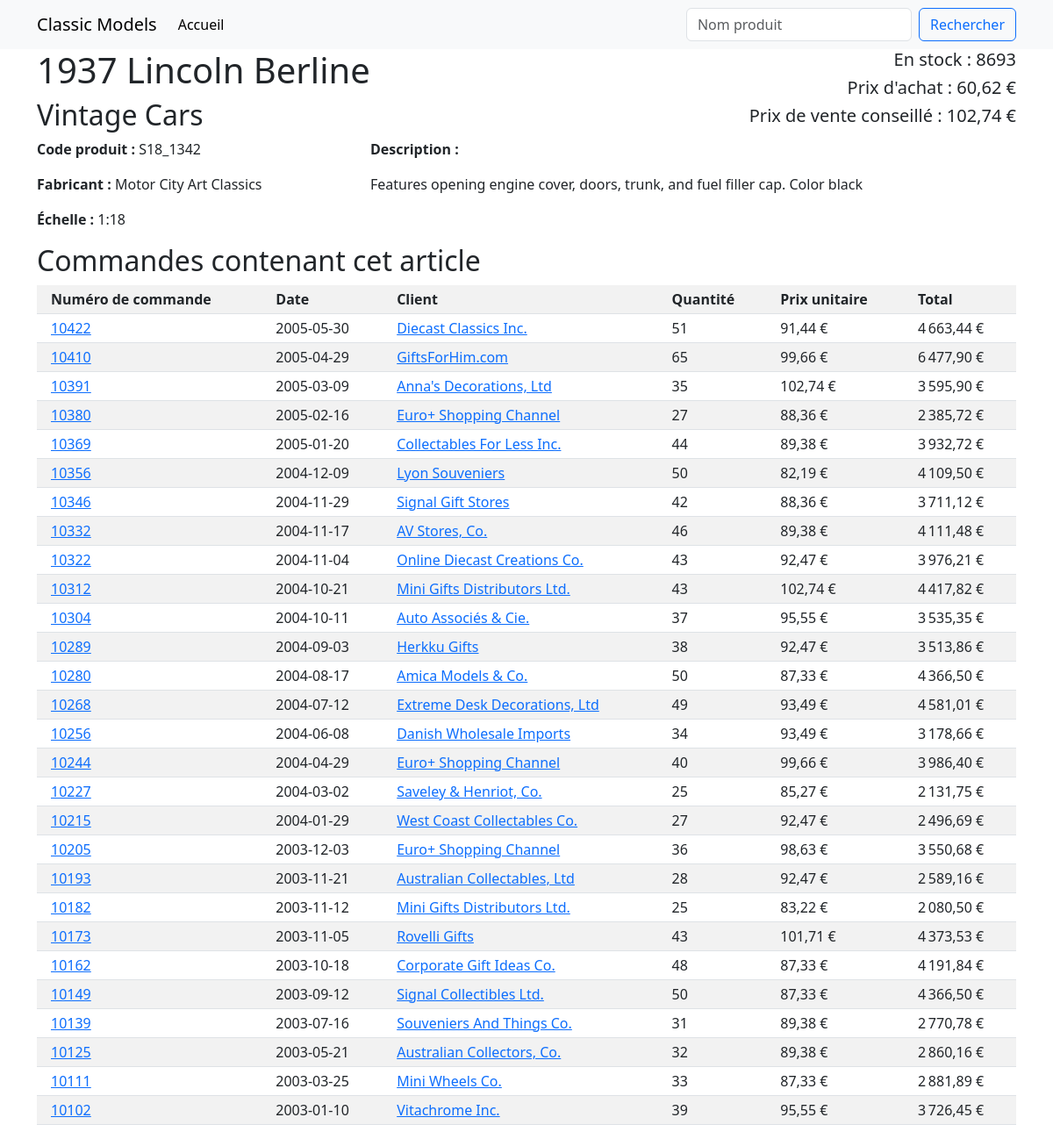
/SQL-classic-models-v2-/product.php?id=S18_1342, run on the app's committed database.
### tables this page shows
CREATE TABLE `products` (
  `productCode` varchar(15) NOT NULL,
  `productName` varchar(70) NOT NULL,
  `productLine` varchar(50) NOT NULL,
  `productScale` varchar(10) NOT NULL,
  `productVendor` varchar(50) NOT NULL,
  `productDescription` text NOT NULL,
  `quantityInStock` smallint(6) NOT NULL,
  `buyPrice` double NOT NULL,
  `MSRP` double NOT NULL
);

CREATE TABLE `orders` (
  `orderNumber` int(11) NOT NULL,
  `orderDate` date NOT NULL,
  `requiredDate` date NOT NULL,
  `shippedDate` date DEFAULT NULL,
  `status` varchar(15) NOT NULL,
  `comments` text,
  `customerNumber` int(11) NOT NULL
);

CREATE TABLE `customers` (
  `customerNumber` int(11) NOT NULL,
  `customerName` varchar(50) NOT NULL,
  `contactLastName` varchar(50) NOT NULL,
  `contactFirstName` varchar(50) NOT NULL,
  `phone` varchar(50) NOT NULL,
  `addressLine1` varchar(50) NOT NULL,
  `addressLine2` varchar(50) DEFAULT NULL,
  `city` varchar(50) NOT NULL,
  `state` varchar(50) DEFAULT NULL,
  `postalCode` varchar(15) DEFAULT NULL,
  `country` varchar(50) NOT NULL,
  `salesRepEmployeeNumber` int(11) DEFAULT NULL,
  `creditLimit` double DEFAULT NULL
);

CREATE TABLE `orderdetails` (
  `orderNumber` int(11) NOT NULL,
  `productCode` varchar(15) NOT NULL,
  `quantityOrdered` int(11) NOT NULL,
  `priceEach` double NOT NULL,
  `orderLineNumber` smallint(6) NOT NULL
);

### SQL-classic-models-v2-/product.php (called while the page is built, shortened)
<?php
require_once './lib/format.php';
require_once './model/products.php';
require_once './model/orders.php';
if (isset($_GET['id'])) {
    $id = $_GET['id'];
} else {
    redirect('index.php');
}
$product = getProduct($id);
$orders = getOrdersByProductCode($id);
include './templates/product.phtml';

### SQL-classic-models-v2-/model/products.php (called while the page is built, shortened)
<?php
function getProduct(string $productCode):array{
    $database = connect();
    $SQL = 'SELECT *
            FROM `products`
            WHERE `productCode` = :productCode';
    $query = $database->prepare($SQL);
    $query->execute([
        ':productCode' => $productCode
    ]);
    $datas = $query->fetch(PDO::FETCH_ASSOC);
    return $datas;
}

### SQL-classic-models-v2-/lib/format.php (called while the page is built)
<?php
function euro(int|float $number): string {
    $fmt = numfmt_create( 'fr_FR', NumberFormatter::CURRENCY );
    return numfmt_format_currency($fmt, $number, "EUR");
}

### SQL-classic-models-v2-/model/orders.php (called while the page is built, shortened)
<?php
function getOrdersByProductCode(string $productCode): array {
    $database = connect();
    $SQL = 'SELECT `orders`.`orderNumber`,
                   `orders`.`orderDate`,
                   `orders`.`customerNumber`,
                   `customers`.`customerName`,
                   `orderdetails`.`quantityOrdered`,
                   `orderdetails`.`priceEach`,
                   ROUND(`orderdetails`.`quantityOrdered` * `orderdetails`.`priceEach`, 2) AS `total`
            FROM `orders`
            JOIN `orderdetails` ON `orderdetails`.`orderNumber` = `orders`.`orderNumber`
            JOIN `customers` ON `customers`.`customerNumber` = `orders`.`customerNumber`
            WHERE `orderdetails`.`productCode` = :productCode
            ORDER BY `orders`.`orderDate` DESC;';
    $query = $database->prepare($SQL);
    $query->execute([
        ':productCode' => $productCode
    ]);
    $datas = $query->fetchAll(PDO::FETCH_ASSOC);
    return $datas;
}

### SQL-classic-models-v2-/templates/product.phtml (the view)
<?php include './templates/blocs/header.phtml' ?>
    <header>
        <div class="container">
            <div class="row">
                <div class="col-8">
                    <h1><?=$product['productName']?></h1>
                    <h2><?=$product['productLine']?></h2>
                </div>
                <div class="col-4 text-end">
                    <h5>En stock&nbsp;: <?=$product['quantityInStock']?></h5>
                    <h5>Prix d'achat&nbsp;: <?=euro($product['buyPrice'])?></h5>
                    <h5>Prix de vente conseillé&nbsp;: <?=euro($product['MSRP'])?></h5>
                </div>
            </div>
        </div>
    </header>
    <main>
        <section id="product-detail">
            <div class="container">
                <div class="row">
                    <div class="col-4">
                        <p><strong>Code produit&nbsp;:</strong> <?=$product['productCode']?></p>
                        <p><strong>Fabricant&nbsp;:</strong> <?=$product['productVendor']?></p>
                        <p><strong>Échelle&nbsp;:</strong> <?=$product['productScale']?></p>
                    </div>
                    <div class="col-8">
                        <p><strong>Description&nbsp;:</strong></p>
                        <p><?=$product['productDescription']?></p>
                    </div>
                </div>
            </div>
        </section>
        <section id="product-orders">
            <div class="container">
                <div class="row">
                    <div class="col">
                        <h2>Commandes contenant cet article</h2>
                        <table class="table table-sm table-striped table-hover">
                            <tr>
                                <th class="px-3">Numéro de commande</th>
                                <th class="px-3">Date</th>
                                <th class="px-3">Client</th>
                                <th class="px-3">Quantité</th>
                                <th class="px-3">Prix unitaire</th>
                                <th class="px-3">Total</th>
                            </tr>
                            <?php foreach($orders as $order) : ?>
                            <tr>
                                <td class="px-3">
                                    <a href="order.php?id=<?=$order['orderNumber']?>">
                                    <?=$order['orderNumber']?>
                                    </a>
                                </td>
                                <td class="px-3"><?=$order['orderDate']?></td>
                                <td class="px-3">
                                    <a href="customer.php?id=<?=$order['customerNumber']?>">
                                    <?=$order['customerName']?>
                                    </a>
                                </td>
                                <td class="px-3"><?=$order['quantityOrdered']?></td>
                                <td class="px-3"><?=euro($order['priceEach'])?></td>
                                <td class="px-3"><?=euro($order['total'])?></td>
                            </tr>
                            <?php endforeach; ?>
                        </table>
                    </div>
                </div>
            </div>
        </section>
    </main>
<?php include './templates/blocs/footer.phtml' ?>

### data on the page
products: productName "1937 Lincoln Berline", productLine "Vintage Cars", quantityInStock "8693", buyPrice "60,62 €", MSRP "102,74 €", productCode "S18_1342", productVendor "Motor City Art Classics", productScale "1:18", productDescription "Features opening engine cover, doors, trunk, and fuel filler cap. Color black"
orders: orderNumber "10422", orderDate "2005-05-30", customerNumber.customerName "Diecast Classics Inc.", orderdetails.quantityOrdered "51", orderdetails.priceEach "91,44 €", total "4 663,44 €"
orders: orderNumber "10410", orderDate "2005-04-29", customerNumber.customerName "GiftsForHim.com", orderdetails.quantityOrdered "65", orderdetails.priceEach "99,66 €", total "6 477,90 €"
orders: orderNumber "10391", orderDate "2005-03-09", customerNumber.customerName "Anna's Decorations, Ltd", orderdetails.quantityOrdered "35", orderdetails.priceEach "102,74 €", total "3 595,90 €"
orders: orderNumber "10380", orderDate "2005-02-16", customerNumber.customerName "Euro+ Shopping Channel", orderdetails.quantityOrdered "27", orderdetails.priceEach "88,36 €", total "2 385,72 €"
orders: orderNumber "10369", orderDate "2005-01-20", customerNumber.customerName "Collectables For Less Inc.", orderdetails.quantityOrdered "44", orderdetails.priceEach "89,38 €", total "3 932,72 €"
orders: orderNumber "10356", orderDate "2004-12-09", customerNumber.customerName "Lyon Souveniers", orderdetails.quantityOrdered "50", orderdetails.priceEach "82,19 €", total "4 109,50 €"
orders: orderNumber "10346", orderDate "2004-11-29", customerNumber.customerName "Signal Gift Stores", orderdetails.quantityOrdered "42", orderdetails.priceEach "88,36 €", total "3 711,12 €"
orders: orderNumber "10332", orderDate "2004-11-17", customerNumber.customerName "AV Stores, Co.", orderdetails.quantityOrdered "46", orderdetails.priceEach "89,38 €", total "4 111,48 €"
orders: orderNumber "10322", orderDate "2004-11-04", customerNumber.customerName "Online Diecast Creations Co.", orderdetails.quantityOrdered "43", orderdetails.priceEach "92,47 €", total "3 976,21 €"
orders: orderNumber "10312", orderDate "2004-10-21", customerNumber.customerName "Mini Gifts Distributors Ltd.", orderdetails.quantityOrdered "43", orderdetails.priceEach "102,74 €", total "4 417,82 €"
orders: orderNumber "10304", orderDate "2004-10-11", customerNumber.customerName "Auto Associés & Cie.", orderdetails.quantityOrdered "37", orderdetails.priceEach "95,55 €", total "3 535,35 €"
orders: orderNumber "10289", orderDate "2004-09-03", customerNumber.customerName "Herkku Gifts", orderdetails.quantityOrdered "38", orderdetails.priceEach "92,47 €", total "3 513,86 €"
orders: orderNumber "10280", orderDate "2004-08-17", customerNumber.customerName "Amica Models & Co.", orderdetails.quantityOrdered "50", orderdetails.priceEach "87,33 €", total "4 366,50 €"
orders: orderNumber "10268", orderDate "2004-07-12", customerNumber.customerName "Extreme Desk Decorations, Ltd", orderdetails.quantityOrdered "49", orderdetails.priceEach "93,49 €", total "4 581,01 €"
orders: orderNumber "10256", orderDate "2004-06-08", customerNumber.customerName "Danish Wholesale Imports", orderdetails.quantityOrdered "34", orderdetails.priceEach "93,49 €", total "3 178,66 €"
orders: orderNumber "10244", orderDate "2004-04-29", customerNumber.customerName "Euro+ Shopping Channel", orderdetails.quantityOrdered "40", orderdetails.priceEach "99,66 €", total "3 986,40 €"
orders: orderNumber "10227", orderDate "2004-03-02", customerNumber.customerName "Saveley & Henriot, Co.", orderdetails.quantityOrdered "25", orderdetails.priceEach "85,27 €", total "2 131,75 €"
orders: orderNumber "10215", orderDate "2004-01-29", customerNumber.customerName "West Coast Collectables Co.", orderdetails.quantityOrdered "27", orderdetails.priceEach "92,47 €", total "2 496,69 €"
orders: orderNumber "10205", orderDate "2003-12-03", customerNumber.customerName "Euro+ Shopping Channel", orderdetails.quantityOrdered "36", orderdetails.priceEach "98,63 €", total "3 550,68 €"
orders: orderNumber "10193", orderDate "2003-11-21", customerNumber.customerName "Australian Collectables, Ltd", orderdetails.quantityOrdered "28", orderdetails.priceEach "92,47 €", total "2 589,16 €"
orders: orderNumber "10182", orderDate "2003-11-12", customerNumber.customerName "Mini Gifts Distributors Ltd.", orderdetails.quantityOrdered "25", orderdetails.priceEach "83,22 €", total "2 080,50 €"
orders: orderNumber "10173", orderDate "2003-11-05", customerNumber.customerName "Rovelli Gifts", orderdetails.quantityOrdered "43", orderdetails.priceEach "101,71 €", total "4 373,53 €"
orders: orderNumber "10162", orderDate "2003-10-18", customerNumber.customerName "Corporate Gift Ideas Co.", orderdetails.quantityOrdered "48", orderdetails.priceEach "87,33 €", total "4 191,84 €"
orders: orderNumber "10149", orderDate "2003-09-12", customerNumber.customerName "Signal Collectibles Ltd.", orderdetails.quantityOrdered "50", orderdetails.priceEach "87,33 €", total "4 366,50 €"
orders: orderNumber "10139", orderDate "2003-07-16", customerNumber.customerName "Souveniers And Things Co.", orderdetails.quantityOrdered "31", orderdetails.priceEach "89,38 €", total "2 770,78 €"
orders: orderNumber "10125", orderDate "2003-05-21", customerNumber.customerName "Australian Collectors, Co.", orderdetails.quantityOrdered "32", orderdetails.priceEach "89,38 €", total "2 860,16 €"
orders: orderNumber "10111", orderDate "2003-03-25", customerNumber.customerName "Mini Wheels Co.", orderdetails.quantityOrdered "33", orderdetails.priceEach "87,33 €", total "2 881,89 €"
orders: orderNumber "10102", orderDate "2003-01-10", customerNumber.customerName "Vitachrome Inc.", orderdetails.quantityOrdered "39", orderdetails.priceEach "95,55 €", total "3 726,45 €"
